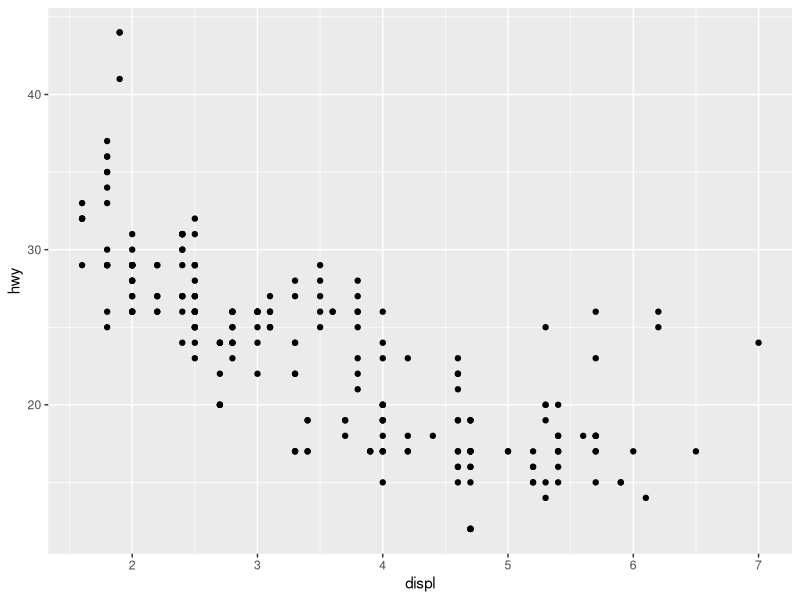
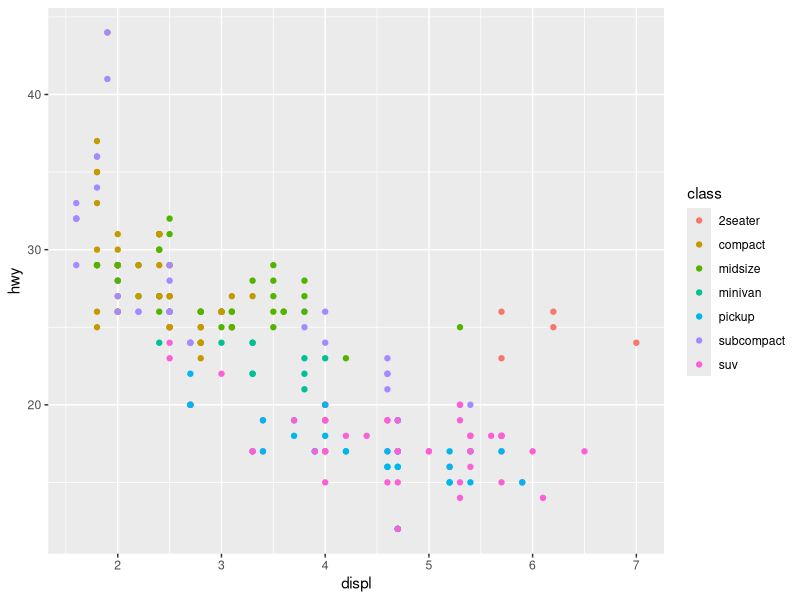
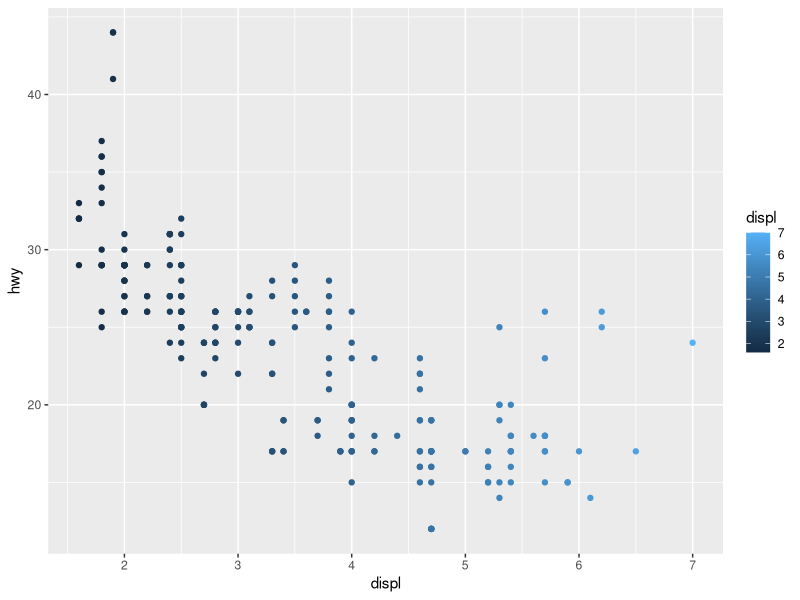
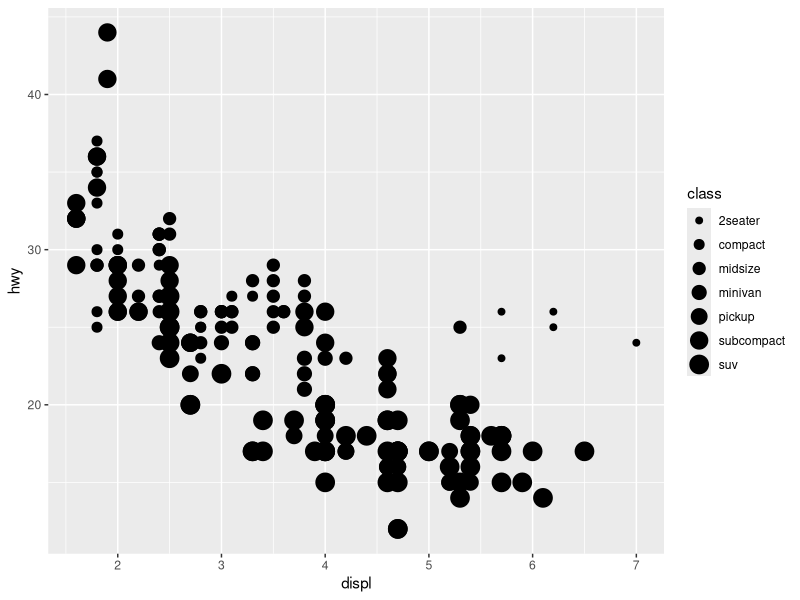
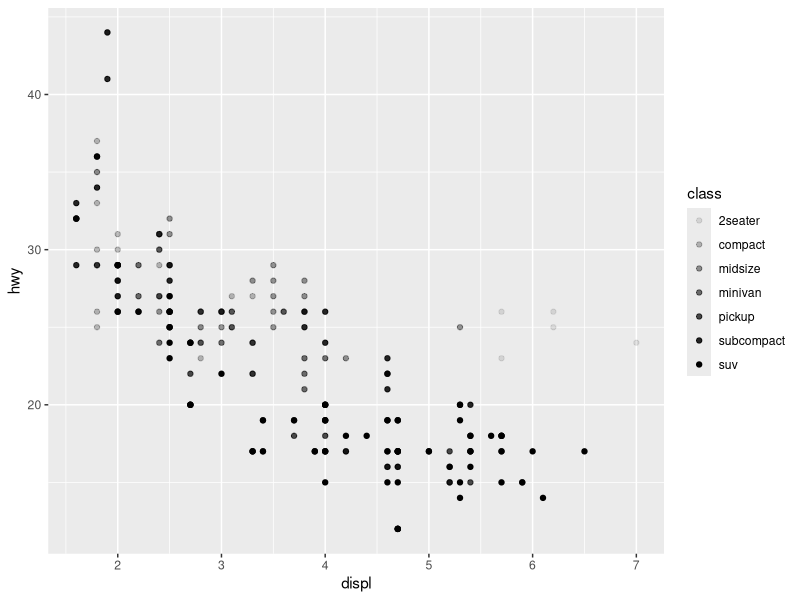
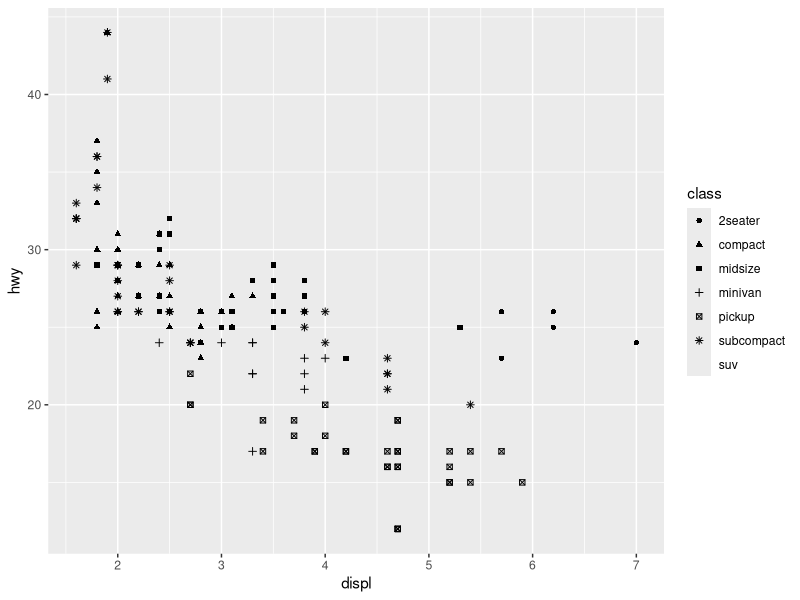
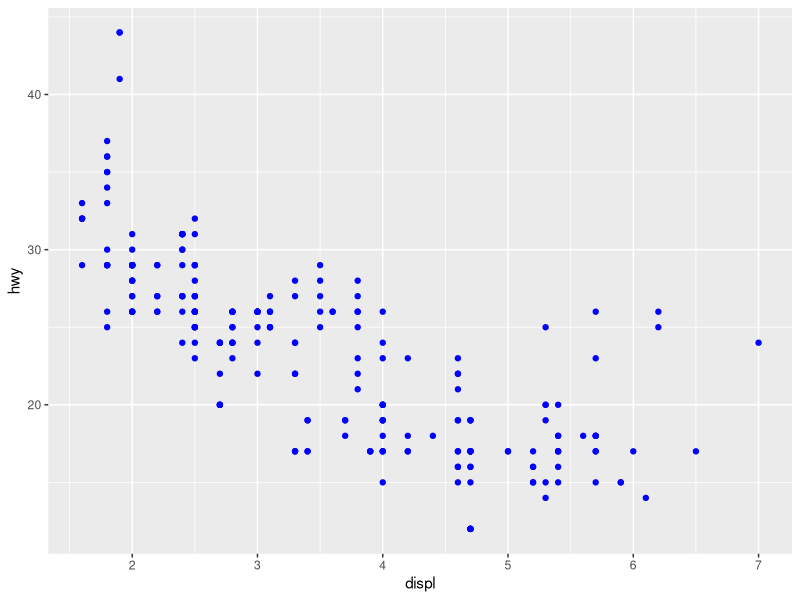

The R script that drew these images, in order:
## ---- chunk 1
knitr::opts_chunk$set(echo = TRUE)
## ---- chunk 2
library(tidyverse)
## ---- chunk 3
ggplot(data = mpg) +
  geom_point(mapping = aes(x = displ, y = hwy))
## ---- chunk 4
ggplot(data = mpg) + 
    geom_point(mapping = aes(x = displ, y = hwy, color = class))
## ---- chunk 5
ggplot(data = mpg) + 
    geom_point(mapping = aes(x = displ, y = hwy, color = displ))
## ---- chunk 6
ggplot(data = mpg) +
  geom_point(mapping = aes(x = displ, y = hwy, size = class))
## ---- chunk 7
ggplot(data = mpg) +
  geom_point(mapping = aes(x = displ, y = hwy, alpha = class))
## ---- chunk 8
ggplot(data = mpg) +
  geom_point(mapping = aes(x = displ, y = hwy, shape = class)) 
## ---- chunk 9
ggplot(data = mpg) +
  geom_point(mapping = aes(x = displ, y = hwy), color = "blue")
